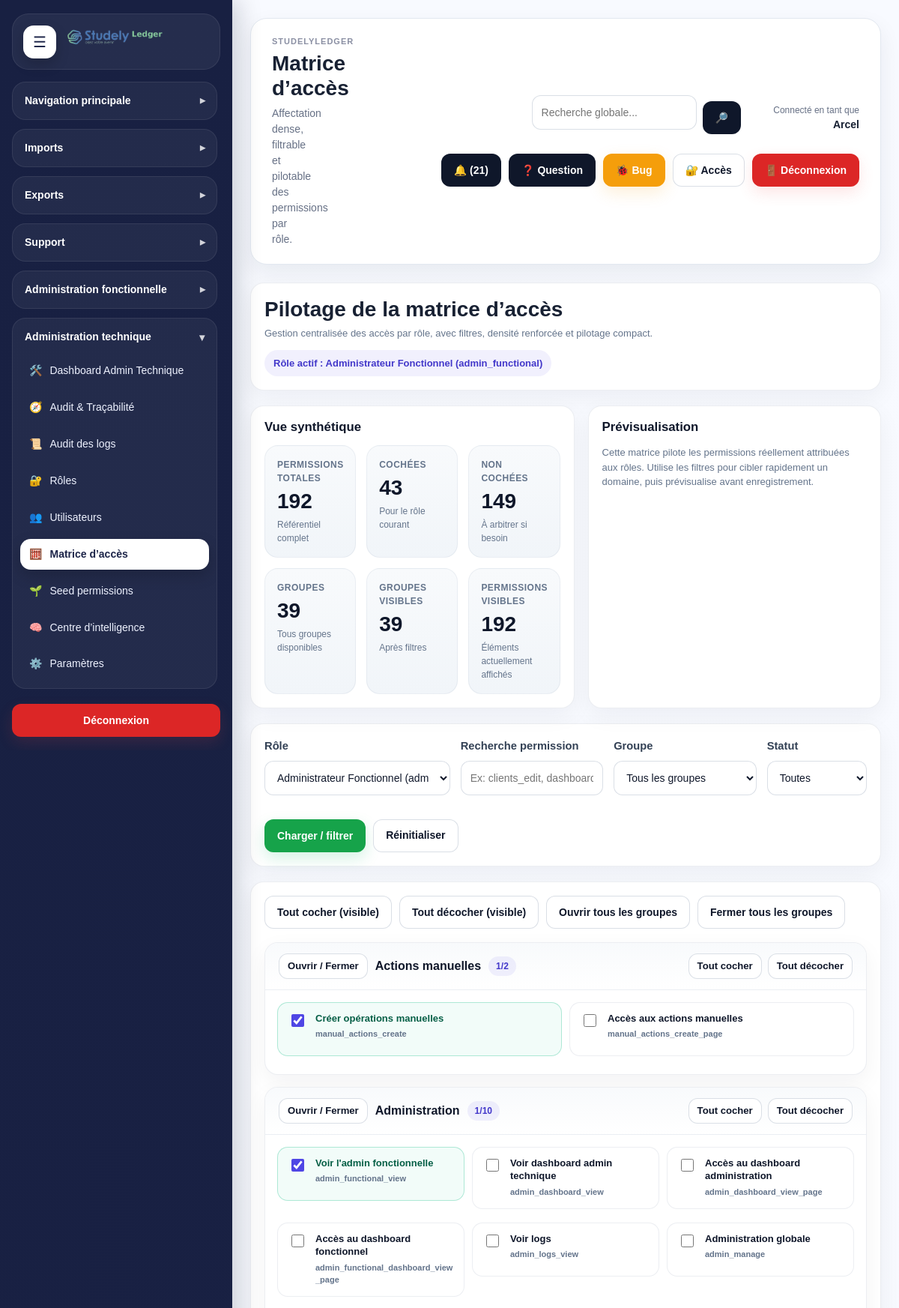
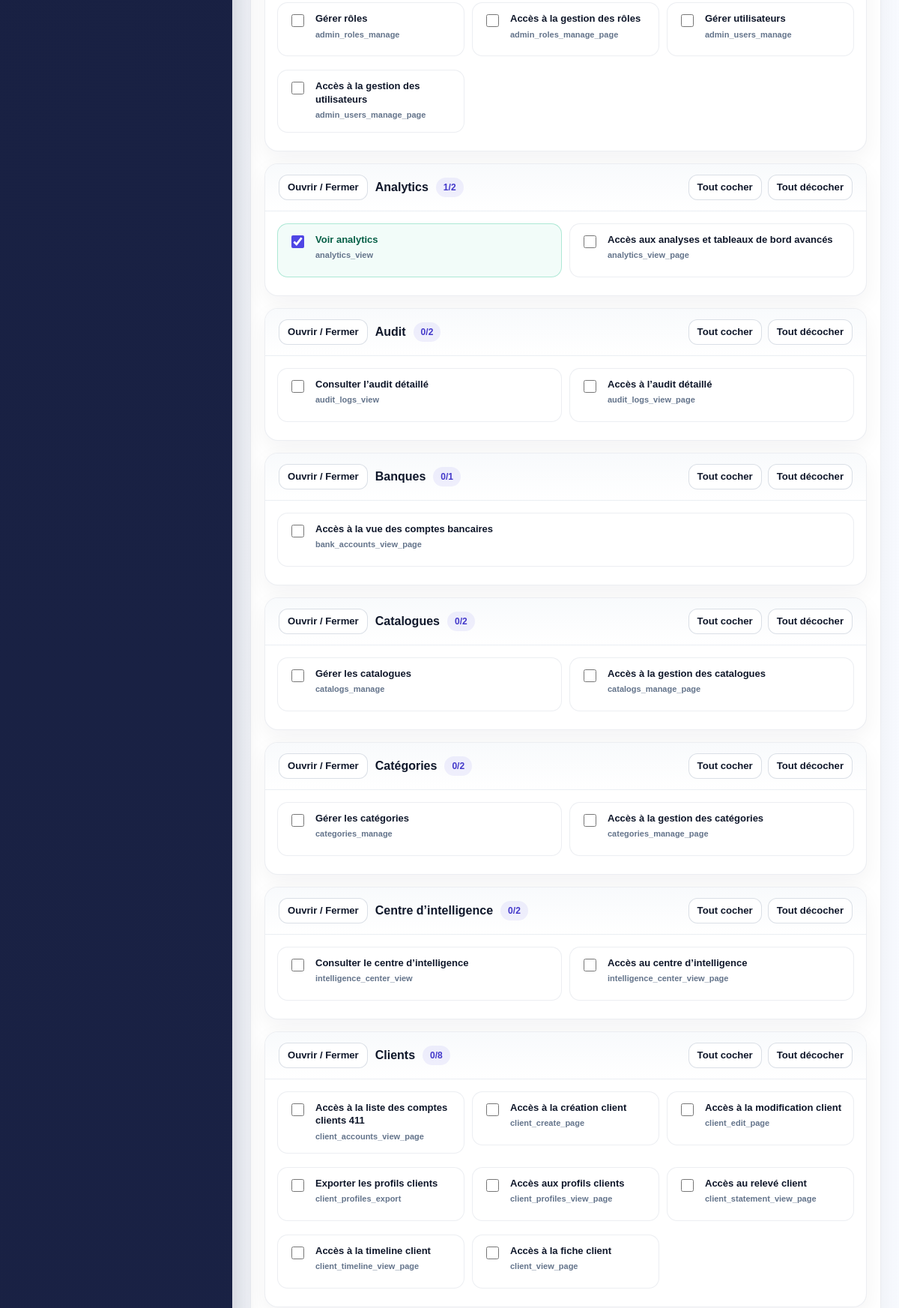
The app's page /modules/admin/access_matrix.php (signed in, upper part) with its own data (2 pictures, top to bottom).
### tables this page shows
CREATE TABLE `roles` (
  `id` int(11) NOT NULL,
  `code` varchar(100) NOT NULL,
  `label` varchar(150) NOT NULL,
  `created_at` datetime NOT NULL DEFAULT current_timestamp()
);

CREATE TABLE `permissions` (
  `id` int(11) NOT NULL,
  `code` varchar(120) NOT NULL,
  `label` varchar(180) NOT NULL,
  `created_at` datetime NOT NULL DEFAULT current_timestamp()
);

### modules/admin/access_matrix.php (the view, shortened to what the rows shown need)
<?php
$pdo = getPDO();
require_once __DIR__ . '/../../includes/admin_functions.php';
if (!function_exists('aam_fetch_roles')) {
    function aam_fetch_roles(PDO $pdo): array
    {
        if (!tableExists($pdo, 'roles')) {
            return [];
        }
        return $pdo->query("
            SELECT id, code, label
            FROM roles
            ORDER BY label ASC
        ")->fetchAll(PDO::FETCH_ASSOC) ?: [];
    }
}
if (!function_exists('aam_fetch_permissions')) {
    function aam_fetch_permissions(PDO $pdo): array
    {
        if (!tableExists($pdo, 'permissions')) {
            return [];
        }
        return $pdo->query("
            SELECT id, code, label
            FROM permissions
            ORDER BY code ASC, label ASC
        ")->fetchAll(PDO::FETCH_ASSOC) ?: [];
    }
}
if (!function_exists('aam_find_role')) {
    function aam_find_role(PDO $pdo, int $roleId): ?array
    {
        if ($roleId <= 0 || !tableExists($pdo, 'roles')) {
            return null;
        }
        $stmt = $pdo->prepare("
            SELECT id, code, label
            FROM roles
            WHERE id = ?
            LIMIT 1
        ");
        $stmt->execute([$roleId]);
        $row = $stmt->fetch(PDO::FETCH_ASSOC);
        return $row ?: null;
    }
}
if (!function_exists('aam_fetch_current_permission_ids')) {
    function aam_fetch_current_permission_ids(PDO $pdo, int $roleId): array
    {
        if ($roleId <= 0 || !tableExists($pdo, 'role_permissions')) {
            return [];
        }
        $stmt = $pdo->prepare("
            SELECT permission_id
            FROM role_permissions
            WHERE role_id = ?
        ");
        $stmt->execute([$roleId]);
        return array_map('intval', $stmt->fetchAll(PDO::FETCH_COLUMN) ?: []);
    }
}
if (!function_exists('aam_permission_group_key')) {
    function aam_permission_group_key(string $code): string
    {
        $code = trim($code);
        $parts = explode('_', $code);
        return $parts[0] !== '' ? $parts[0] : 'other';
    }
}
if (!function_exists('aam_group_label')) {
    function aam_group_label(string $group): string
    {
        $map = [
            'dashboard' => 'Dashboard',
            'analytics' => 'Analytics',
            'global' => 'Recherche globale',
            'clients' => 'Clients',
            'client' => 'Clients',
            'operations' => 'Opérations',
            'operation' => 'Opérations',
            'manual' => 'Actions manuelles',
            'imports' => 'Imports',
            'monthly' => 'Mensualités',
            'pending' => 'Débits dus',
            'treasury' => 'Trésorerie',
            'bank' => 'Banques',
            'service' => 'Comptes 706 / Services',
            'statements' => 'Relevés / Exports',
            'account' => 'Comptes / États',
            'bulk' => 'Exports de masse',
            'generate' => 'Génération PDF',
            'notifications' => 'Notifications',
            'support' => 'Support',
            'admin' => 'Administration',
            'roles' => 'Rôles',
            'users' => 'Utilisateurs',
            'user' => 'Utilisateurs / Logs',
            'audit' => 'Audit',
            'intelligence' => 'Centre d’intelligence',
            'settings' => 'Paramètres',
            'statuses' => 'Statuts',
            'categories' => 'Catégories',
            'services' => 'Services',
            'catalogs' => 'Catalogues',
            'accounts' => 'Comptes fonctionnels',
            'accounting' => 'Règles comptables',
            'access' => 'Matrice d’accès',
            'other' => 'Autres',
        ];
        return $map[$group] ?? ucfirst($group);
    }
}
if (!function_exists('aam_group_permissions')) {
    function aam_group_permissions(array $permissions): array
    {
        $grouped = [];
        foreach ($permissions as $permission) {
            $code = (string)($permission['code'] ?? '');
            $group = aam_permission_group_key($code);
            if (!isset($grouped[$group])) {
                $grouped[$group] = [];
            }
            $grouped[$group][] = $permission;
        }
        uksort($grouped, function (string $a, string $b): int {
            return strcmp(aam_group_label($a), aam_group_label($b));
        });
        return $grouped;
    }
}
if (!function_exists('aam_sort_permissions_for_display')) {
    function aam_sort_permissions_for_display(array $items, array $checkedIds): array
    {
        usort($items, function (array $a, array $b) use ($checkedIds): int {
            $aChecked = in_array((int)($a['id'] ?? 0), $checkedIds, true) ? 1 : 0;
            $bChecked = in_array((int)($b['id'] ?? 0), $checkedIds, true) ? 1 : 0;
            if ($aChecked !== $bChecked) {
                return $bChecked <=> $aChecked;
            }
            return strcmp(
                (string)($a['code'] ?? ''),
                (string)($b['code'] ?? '')
            );
        });
        return $items;
    }
}
$roles = aam_fetch_roles($pdo);
$permissions = aam_fetch_permissions($pdo);
$selectedRoleId = (int)($_GET['role_id'] ?? $_POST['role_id'] ?? 0);
if ($selectedRoleId <= 0 && !empty($roles)) {
    $selectedRoleId = (int)$roles[0]['id'];
}
$currentPermissionIds = $selectedRoleId > 0 ? aam_fetch_current_permission_ids($pdo, $selectedRoleId) : [];
$formPermissionIds = $currentPermissionIds;
$selectedRole = $selectedRoleId > 0 ? aam_find_role($pdo, $selectedRoleId) : null;
$groupedPermissions = aam_group_permissions($permissions);
$filteredGroupedPermissions = [];
foreach ($groupedPermissions as $group => $items) {
    $kept = [];
    foreach ($items as $permission) {
        $kept[] = $permission;
    }
    if ($kept) {
        $filteredGroupedPermissions[$group] = aam_sort_permissions_for_display($kept, $formPermissionIds);
    }
}
require_once __DIR__ . '/../../includes/document_start.php';
?>
<div class="layout">
    <div class="main">
        <?php require_once __DIR__ . '/../../includes/header.php'; ?>
        <section class="aam-toolbar">
            <div class="aam-role-line">
                <div>
                    <h2 style="margin:0 0 6px;">Pilotage de la matrice d’accès</h2>
                    <div class="aam-note">
                    </div>
                </div>
                <?php if ($selectedRole): ?>
                    <span class="aam-role-badge">
                        Rôle actif :
                        <?= e((string)$selectedRole['label']) ?>
                        (<?= e((string)$selectedRole['code']) ?>)
                    </span>
                <?php endif; ?>
            </div>
        </section>
        <section class="aam-panel">
            <form method="POST" id="access-matrix-form">
                <?php if ($filteredGroupedPermissions): ?>
                    <div class="aam-panels-grid">
                        <?php foreach ($filteredGroupedPermissions as $group => $items): ?>
                            <?php
                            $groupCheckedCount = 0;
                            foreach ($items as $permission) {
                                if (in_array((int)($permission['id'] ?? 0), $formPermissionIds, true)) {
                                    $groupCheckedCount++;
                                }
                            }
                            $groupId = 'group_' . preg_replace('/[^a-zA-Z0-9_-]/', '_', (string)$group);
                            ?>
                            <div class="aam-group-card" data-group-card="<?= e((string)$group) ?>">
                                <div class="aam-group-head">
                                    <div class="aam-group-title-wrap">
                                        <button type="button" class="btn btn-outline btn-sm aam-toggle-group" data-target="<?= e($groupId) ?>">
                                            Ouvrir / Fermer
                                        </button>
                                        <h4 class="aam-group-title"><?= e(aam_group_label((string)$group)) ?></h4>
                                        <span class="aam-count-pill"><?= $groupCheckedCount ?>/<?= count($items) ?></span>
                                    </div>
                                    <div class="aam-group-tools">
                                        <button type="button" class="btn btn-outline btn-sm aam-check-group" data-target="<?= e($groupId) ?>">Tout cocher</button>
                                        <button type="button" class="btn btn-outline btn-sm aam-uncheck-group" data-target="<?= e($groupId) ?>">Tout décocher</button>
                                    </div>
                                </div>
                                <div class="aam-group-body" id="<?= e($groupId) ?>">
                                    <div class="aam-permissions-grid">
                                        <?php foreach ($items as $permission): ?>
                                            <?php
                                            $permissionId = (int)($permission['id'] ?? 0);
                                            $isChecked = in_array($permissionId, $formPermissionIds, true);
                                            ?>
                                            <div class="aam-permission-item <?= $isChecked ? 'is-checked' : '' ?>">
                                                <label class="aam-permission-label">
                                                    <input
                                                        type="checkbox"
                                                        class="aam-permission-checkbox"
                                                        name="permission_ids[]"
                                                        value="<?= $permissionId ?>"
                                                        <?= $isChecked ? 'checked' : '' ?>
                                                    >
                                                    <span class="aam-permission-text">
                                                        <span class="aam-permission-name"><?= e((string)($permission['label'] ?? '')) ?></span>
                                                        <span class="aam-permission-code"><?= e((string)($permission['code'] ?? '')) ?></span>
                                                    </span>
                                                </label>
                                            </div>
                                        <?php endforeach; ?>
                                    </div>
                                </div>
                            </div>
                        <?php endforeach; ?>
                    </div>
                <?php else: ?>
                    <div class="aam-empty">
                        Aucune permission ne correspond aux filtres actuels.
                    </div>
                <?php endif; ?>
            </form>
        </section>
    </div>
</div>
<?php require_once __DIR__ . '/../../includes/document_end.php'; ?>

### records on screen
roles: label "Administrateur Fonctionnel", code "admin_functional"
permissions: id "☑", label "Créer opérations manuelles", code "manual_actions_create"
permissions: label "Accès aux actions manuelles", code "manual_actions_create_page"
permissions: id "☑", label "Voir l'admin fonctionnelle", code "admin_functional_view"
permissions: label "Voir dashboard admin technique", code "admin_dashboard_view"
permissions: label "Accès au dashboard administration", code "admin_dashboard_view_page"
permissions: label "Accès au dashboard fonctionnel", code "admin_functional_dashboard_view_page"
permissions: label "Voir logs", code "admin_logs_view"
permissions: label "Administration globale", code "admin_manage"
permissions: label "Gérer rôles", code "admin_roles_manage"
permissions: label "Accès à la gestion des rôles", code "admin_roles_manage_page"
permissions: label "Gérer utilisateurs", code "admin_users_manage"
permissions: label "Accès à la gestion des utilisateurs", code "admin_users_manage_page"
permissions: id "☑", label "Voir analytics", code "analytics_view"
permissions: label "Accès aux analyses et tableaux de bord avancés", code "analytics_view_page"
permissions: label "Consulter l’audit détaillé", code "audit_logs_view"
permissions: label "Accès à l’audit détaillé", code "audit_logs_view_page"
permissions: label "Accès à la vue des comptes bancaires", code "bank_accounts_view_page"
permissions: label "Gérer les catalogues", code "catalogs_manage"
permissions: label "Accès à la gestion des catalogues", code "catalogs_manage_page"
permissions: label "Gérer les catégories", code "categories_manage"
permissions: label "Accès à la gestion des catégories", code "categories_manage_page"
permissions: label "Consulter le centre d’intelligence", code "intelligence_center_view"
permissions: label "Accès au centre d’intelligence", code "intelligence_center_view_page"
permissions: label "Accès à la liste des comptes clients 411", code "client_accounts_view_page"
permissions: label "Accès à la création client", code "client_create_page"
permissions: label "Accès à la modification client", code "client_edit_page"
permissions: label "Exporter les profils clients", code "client_profiles_export"
permissions: label "Accès aux profils clients", code "client_profiles_view_page"
permissions: label "Accès au relevé client", code "client_statement_view_page"
permissions: label "Accès à la timeline client", code "client_timeline_view_page"
permissions: label "Accès à la fiche client", code "client_view_page"

### other values on screen
APP_NAME "STUDELYLEDGER"
$title "Matrice d’accès"
$subtitle "Affectation dense, filtrable et pilotable des permissions par rôle."
$currentUser "Arcel"
$notificationCount "21"
$dashboard['total_permissions'] "192"
$dashboard['checked_permissions'] "43"
$dashboard['unchecked_permissions'] "149"
$dashboard['groups_count'] "39"
$dashboard['visible_groups_count'] "39"
$dashboard['visible_permissions'] "192"
aam_group_label((string)$group) "Actions manuelles"
$groupCheckedCount "1"
count($items) "2"
aam_group_label((string)$group) "Administration"
